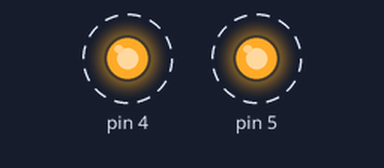
Recording of a sketch running on a simulated Arduino Uno, built with avr-gcc and run on an emulated ATmega328P. On the bench: output pins drawn as LEDs (lit = HIGH). Dashed ring = blinking.

Above: at 0.5 s.
Timing chart, 0 to 4.6 s (numbered marks = the images above):
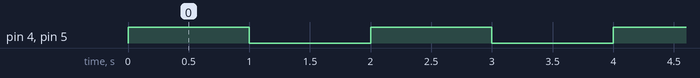

Measured:
- by itself, pin 4, pin 5: alternates HIGH for 1.0 s and LOW for 1.0 s

The sketch:

sketch_jul26d.ino
```cpp
/*
  This program blinks pin 13 of the Arduino (the
  built-in LED)
*/

void setup()
{
   pinMode(5, OUTPUT);
   pinMode(4, OUTPUT);
}

void loop()
{
  // turn the LED on (HIGH is the voltage level)
   digitalWrite(5, HIGH);
   digitalWrite(4, HIGH);
   delay(1000); // Wait for 1000 millisecond(s)
  // turn the LED off by making the voltage LOW
   digitalWrite(5, LOW);
 // delay(400); // Wait for 1000 millisecond(s)

 // delay(400); // Wait for 1000 millisecond(s)
  // turn the LED off by making the voltage LOW
   digitalWrite(4, LOW);
 // delay(400); // Wait for 1000 millisecond(s)
   delay(1000);
}
```
